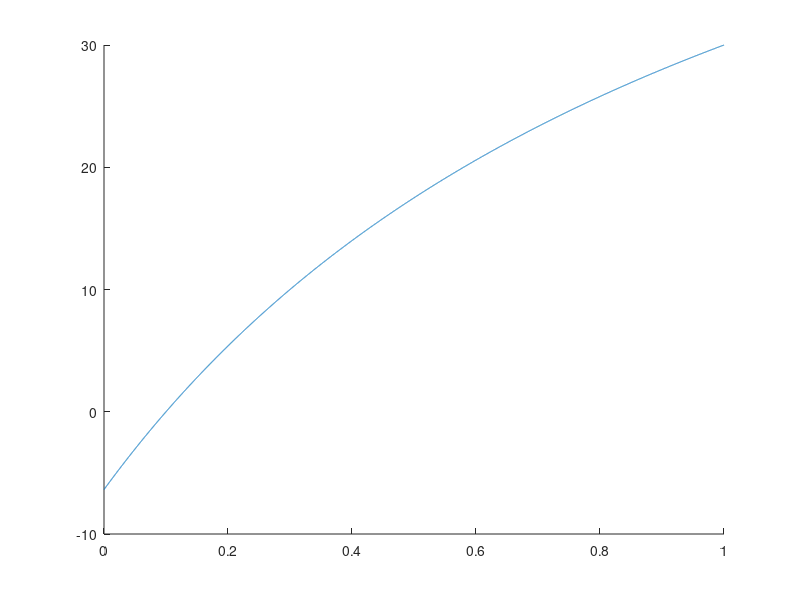

Write the MATLAB code that produced this figure.
uh=200;
ul=100;
ph=150;
pl=90;
ch=120;
cl=80;

% dh=0:0.1:1;
dl=0.9;
c=0;
i=0;
for dh=0:0.0001:1
    i=i+1;
    P(i)=(ph-ch)*(ph-cl)*(dh + dl - 1)/[dl*(ph-cl)-(1-dh)*(ph-ch)];
end
dh=0:0.0001:1;
hold on
plot(dh,P)

